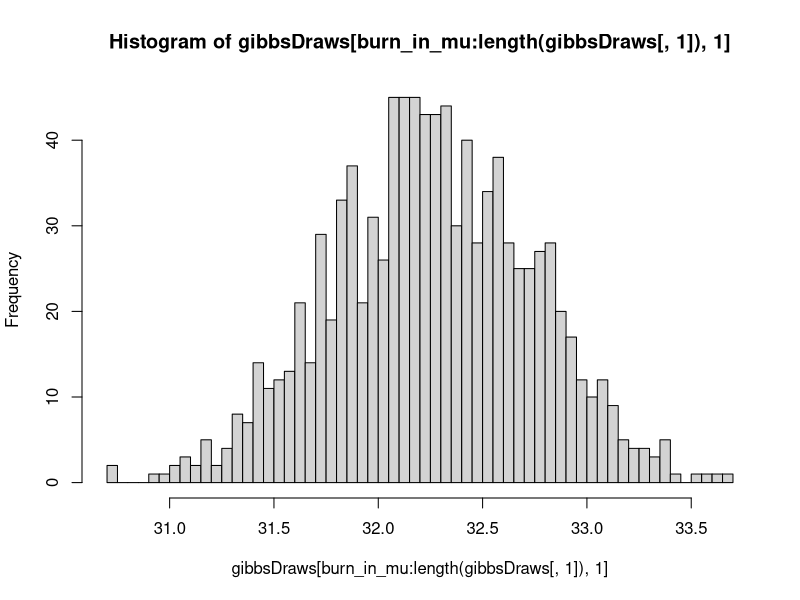
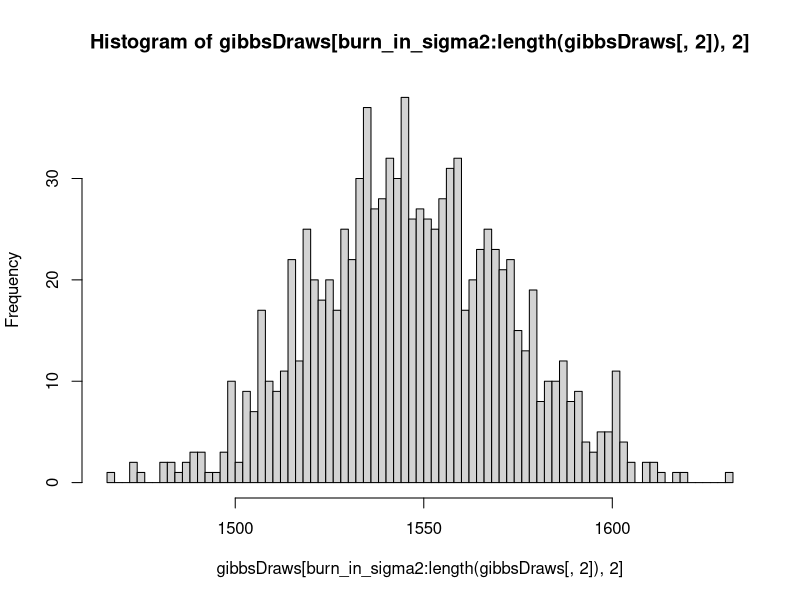
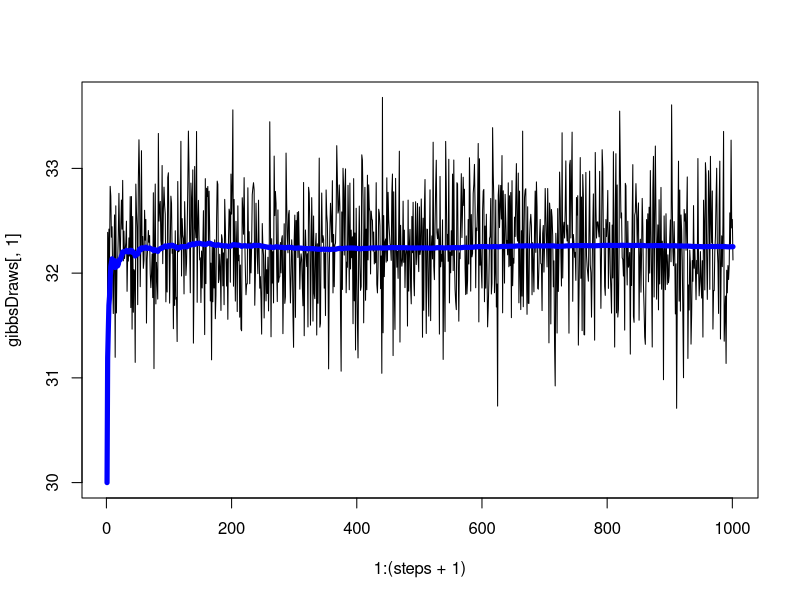
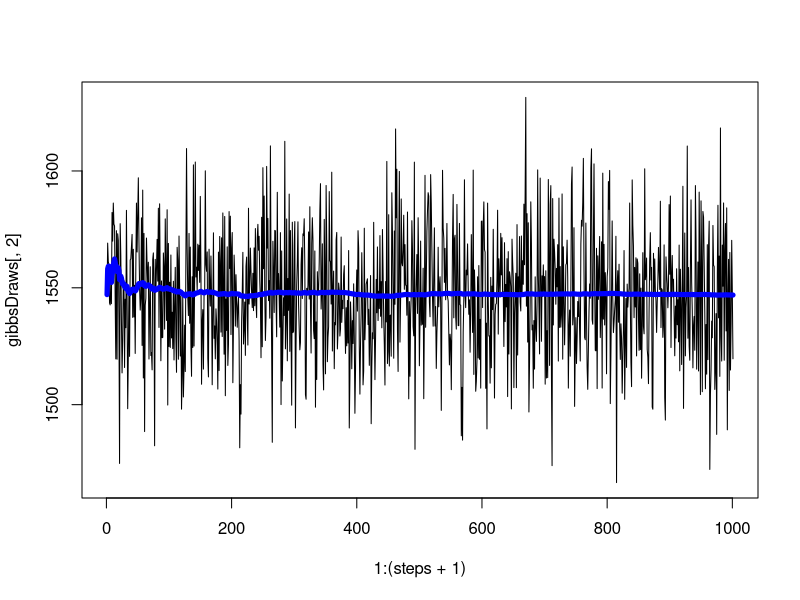
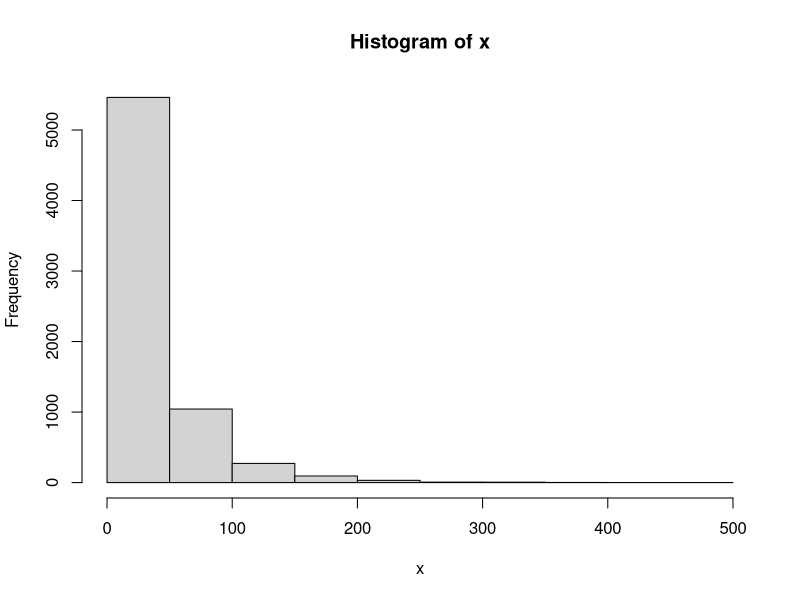
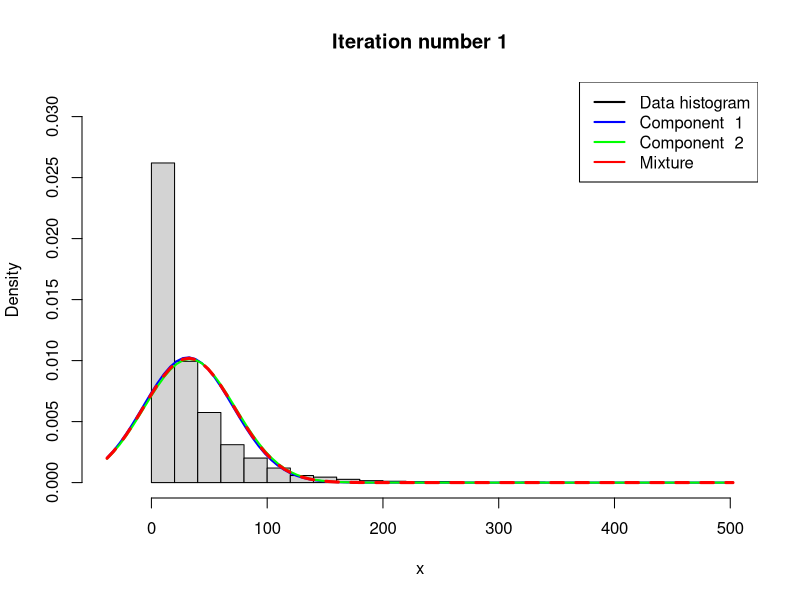
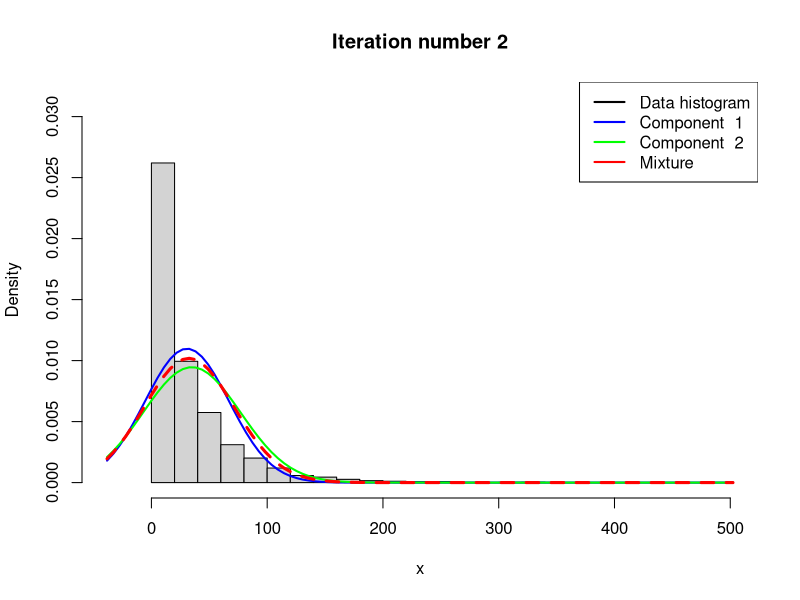
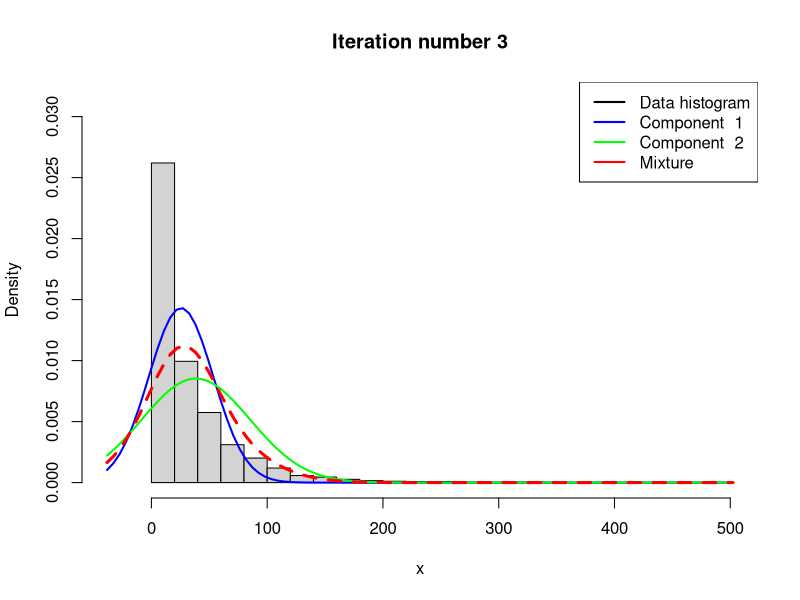

Source code (R) for these figures, in order:
#################### QUESTION 1 ####################

RNGversion('3.5.1')

library(mvtnorm)

#### a
data = read.table('rainfall.dat', col.names = 'rainfall')

#### (i)

n = length(data$rainfall)
avg = mean(data$rainfall)

#prior setup
mu_0 = 30 #mu prior from prior knowledge, or looking at the data if there is no knowledge
tau2_0 = 100 #std(mu_0) high, because we have no prior knowledge
sigma2_0 = var(data$rainfall) # should use var(data$rainfall for best guess)
nu_0 = 4 #df, small, because we have no prior knowledge

# scaled-inverse chi-square simulator (from lab1 and from NormalMixtureGibbs.R)
rScaledInvChi2 <- function(n, df, scale){
  return((df*scale)/rchisq(n,df=df))
}


# Gibbs sampling
steps = 1000
gibbsDraws <- matrix(0,steps+1,2) #1st column: mu, 2nd column: sigma2
gibbsDraws[1,1] = mu_0
gibbsDraws[1,2] = sigma2_0

for (i in 1:steps) {
  #simulate mu from conditional posterior (normal)
  w = (n/gibbsDraws[i,2])/(n/gibbsDraws[i,2] + 1/tau2_0)
  mu_n = w * avg + (1-w) * mu_0
  tau2_n = 1 / (n/gibbsDraws[i,2] + 1/tau2_0)
  
  #update mu
  gibbsDraws[i+1,1] = rnorm(1, mu_n, sqrt(tau2_n))
  
  #simulate sigma2 from conditional posterior (inv-chisq)
  nu_n = nu_0 + n
  scale = (nu_0 * sigma2_0 + sum((data$rainfall - gibbsDraws[i+1,1])^2)) / (n + nu_0)
  
  #update sigma2
  gibbsDraws[i+1,2] = rScaledInvChi2(1, nu_n, scale)
}

#### (ii)

burn_in_mu = 10
burn_in_sigma2 = 10
hist(gibbsDraws[burn_in_mu:length(gibbsDraws[,1]),1], breaks = 100)
hist(gibbsDraws[burn_in_sigma2:length(gibbsDraws[,2]),2], breaks = 100)

#Plot Markov chains and cumulative mean plots
cum_mean = numeric(steps + 1)
cum_var = numeric(steps + 1)
for (i in 1:(steps+1)) {
  cum_mean[i] = mean(gibbsDraws[1:i,1])
  cum_var[i] = mean(gibbsDraws[1:i,2])
}
plot(1:(steps+1), gibbsDraws[,1], type = 'l')
lines(1:(steps+1), cum_mean, col = 'blue', lwd = 5)
plot(1:(steps+1), gibbsDraws[,2], type = 'l')
lines(1:(steps+1), cum_var, col = 'blue', lwd = 5)

# result: mean of all posterior draws
mu_gibbs = mean(gibbsDraws[burn_in_mu:length(gibbsDraws[,1]),1])
sigma2_gibbs = mean(gibbsDraws[burn_in_sigma2:length(gibbsDraws[,2]),2])

#### b

#mixture model (normals)
# Code from NormalMixtureGibbs.R (by Mattias Villani)

# Estimating a simple mixture of normals
# Author: Mattias Villani, IDA, Linkoping University. http://mattiasvillani.com

##########    BEGIN USER INPUT #################
# Data options
x <- as.matrix(data$rainfall)

# Model options
nComp <- 2    # Number of mixture components

# Prior options
alpha <- 10*rep(1,nComp) # Dirichlet(alpha)
muPrior <- rep(30,nComp) # Prior mean of mu
tau2Prior <- rep(100,nComp) # Prior std of mu: high, because we have no prior knowledge
sigma2_0 <- rep(var(x),nComp) # s20 (best guess of sigma2)
nu0 <- rep(4,nComp) # degrees of freedom for prior on sigma2: small, because we have no prior knowledge

# MCMC options
nIter <- 100 # Number of Gibbs sampling draws

# Plotting options
plotFit <- TRUE
lineColors <- c("blue", "green", "magenta", 'yellow')
sleepTime <- 0.1 # Adding sleep time between iterations for plotting
################   END USER INPUT ###############

###### Defining a function that simulates from the 
rScaledInvChi2 <- function(n, df, scale){
  return((df*scale)/rchisq(n,df=df))
}

####### Defining a function that simulates from a Dirichlet distribution
rDirichlet <- function(param){
  nCat <- length(param)
  piDraws <- matrix(NA,nCat,1)
  for (j in 1:nCat){
    piDraws[j] <- rgamma(1,param[j],1)
  }
  piDraws = piDraws/sum(piDraws) # Diving every column of piDraws by the sum of the elements in that column.
  return(piDraws)
}

# Simple function that converts between two different representations of the mixture allocation
S2alloc <- function(S){
  n <- dim(S)[1]
  alloc <- rep(0,n)
  for (i in 1:n){
    alloc[i] <- which(S[i,] == 1)
  }
  return(alloc)
}
# Seed
set.seed(1234567890)

# Initial value for the MCMC
nObs <- length(x)
S <- t(rmultinom(nObs, size = 1 , prob = rep(1/nComp,nComp))) # nObs-by-nComp matrix with component allocations.
mu <- quantile(x, probs = seq(0,1,length = nComp))
sigma2 <- rep(var(x),nComp)
probObsInComp <- rep(NA, nComp)

# Setting up the plot
xGrid <- seq(min(x)-1*apply(x,2,sd),max(x)+1*apply(x,2,sd),length = 100)
xGridMin <- min(xGrid)
xGridMax <- max(xGrid)
mixDensMean <- rep(0,length(xGrid))
effIterCount <- 0
ylim <- c(0,2*max(hist(x)$density))


for (k in 1:nIter){
  message(paste('Iteration number:',k))
  alloc <- S2alloc(S) # Just a function that converts between different representations of the group allocations
  nAlloc <- colSums(S)
  print(nAlloc)
  # Update components probabilities
  pi <- rDirichlet(alpha + nAlloc)
  
  # Update mu's
  for (j in 1:nComp){
    precPrior <- 1/tau2Prior[j]
    precData <- nAlloc[j]/sigma2[j]
    precPost <- precPrior + precData
    wPrior <- precPrior/precPost
    muPost <- wPrior*muPrior + (1-wPrior)*mean(x[alloc == j])
    tau2Post <- 1/precPost
    mu[j] <- rnorm(1, mean = muPost, sd = sqrt(tau2Post))
  }
  
  # Update sigma2's
  for (j in 1:nComp){
    sigma2[j] <- rScaledInvChi2(1, df = nu0[j] + nAlloc[j], scale = (nu0[j]*sigma2_0[j] + sum((x[alloc == j] - mu[j])^2))/(nu0[j] + nAlloc[j]))
  }
  
  # Update allocation
  for (i in 1:nObs){
    for (j in 1:nComp){
      probObsInComp[j] <- pi[j]*dnorm(x[i], mean = mu[j], sd = sqrt(sigma2[j]))
    }
    S[i,] <- t(rmultinom(1, size = 1 , prob = probObsInComp/sum(probObsInComp)))
  }
  
  # Printing the fitted density against data histogram
  if (plotFit && (k%%1 ==0)){
    effIterCount <- effIterCount + 1
    hist(x, breaks = 20, freq = FALSE, xlim = c(xGridMin,xGridMax), main = paste("Iteration number",k), ylim = ylim)
    mixDens <- rep(0,length(xGrid))
    components <- c()
    for (j in 1:nComp){
      compDens <- dnorm(xGrid,mu[j],sd = sqrt(sigma2[j]))
      mixDens <- mixDens + pi[j]*compDens
      lines(xGrid, compDens, type = "l", lwd = 2, col = lineColors[j])
      components[j] <- paste("Component ",j)
    }
    mixDensMean <- ((effIterCount-1)*mixDensMean + mixDens)/effIterCount
    
    lines(xGrid, mixDens, type = "l", lty = 2, lwd = 3, col = 'red')
    legend("topright", box.lty = 1, legend = c("Data histogram",components, 'Mixture'), 
           col = c("black",lineColors[1:nComp], 'red'), lwd = 2)
    Sys.sleep(sleepTime)
  }
  
}

hist(x, breaks = 20, freq = FALSE, xlim = c(xGridMin,xGridMax), main = "Final fitted density")
lines(xGrid, mixDensMean, type = "l", lwd = 2, lty = 4, col = "red")
lines(xGrid, dnorm(xGrid, mean = mean(x), sd = apply(x,2,sd)), type = "l", lwd = 2, col = "blue")
legend("topright", box.lty = 1, legend = c("Data histogram","Mixture density","Normal density"), col=c("black","red","blue"), lwd = 2)

#########################    End of code from Mattias Villani    ##############################################




#### c

#histogram of data
hist(data$rainfall, freq = F, breaks = 30)

#normal density from a)
norm_gibbs = rnorm(1000, mean = mu_gibbs, sd = sqrt(sigma2_gibbs))
lines(density(norm_gibbs), col = 'blue', lwd = 2)

#mixture of normals from b)
lines(xGrid, mixDensMean, type = "l", lwd = 2, col = "red")




#################### QUESTION 2 ####################

data2 = read.table('eBayNumberOfBidderData.dat', header = T)


#a
model = glm(nBids ~ . - Const, data = data2, family = 'poisson')
model$coefficients

#b
# The following code was written using Mattias Villani's implementation as a template:
# https://github.com/mattiasvillani/BayesLearnCourse/raw/master/Code/MainOptimizeSpam.zip


y = as.vector(data2[,1])
x = as.matrix(data2[,2:10])
nfeatures = dim(x)[2]

# prior
mu = as.vector(rep(0,nfeatures))
sigma = 100*solve(t(x)%*%x)

LogPrior = function(theta, mu, sigma){
  return(dmvnorm(theta, as.matrix(mu), sigma, log = T))
}

# log likelihood
LogLikelihood = function(theta, y, x){
  sum(y * x%*%theta - exp(x%*%theta) - log(factorial(y))) #log-likelihood of poisson regression
}

# log posterior
LogPosterior = function(theta, y, x, mu, sigma){
  LogPrior(theta, mu, sigma) + LogLikelihood(theta, y, x) 
  # we can sum them instead of multiplying, because of the log
}

# initialize Beta vector randomly
# Seed
set.seed(1234567890)
Beta_init = as.vector(rnorm(dim(x)[2]))

# optimizing the log posterior by changing the Betas (maximize)
res = optim(Beta_init, LogPosterior, gr = NULL, y, x, mu, sigma, 
            method="BFGS", control=list(fnscale=-1), hessian=T)

Beta_hat = res$par # posterior mode
Hessian = res$hessian
post_sigma = solve(-Hessian) # posterior cov matrix
stdev = sqrt(diag(post_sigma))

### end of code from Mattias Villani's template


#c

RWMSampler = function(logPostFunc, c, iter, initial, proposal_sigma, ...){
  X = matrix(0,nrow = iter+1, ncol = length(initial))
  X[1,] = initial
  
  #acceptance probability stats
  alphas = numeric(iter)
  
  for (t in 1:iter) {
    print(t)
    Y = as.numeric(rmvnorm(1, mean = X[t,], sigma = c * proposal_sigma)) # Proposal needs to be a numeric vector
    U = runif(1, min = 0, max = 1) # Generate uniform
    
    alpha = min(1,
                (exp(logPostFunc(Y, ...) - logPostFunc(X[t,], ...))))
    
    if (U < alpha) {
      X[t+1,] = Y
    } else {
      X[t+1,] = X[t,]
    }
    alphas[t] = alpha # save acceptance probability
    t = t+1
  }
  return(list('mcmc' = X, 'alphas' = alphas))
}


# Seed
set.seed(1234567890)
nIter = 10000
mc = RWMSampler(LogPosterior, c = 0.65, iter = nIter, initial = Beta_init, proposal_sigma = post_sigma, y, x, mu, sigma)

for (p in 1:9) {
  plot(mc$mcmc[,p], type = 'l', main = p)
}

burn_in_theta = 1000

for (p in 1:9) {
  hist(mc$mcmc[burn_in_theta:nIter,p], main = p, breaks = 30)
}

mean(mc$alphas) #0.27

Beta_mcmc = mc$mcmc[burn_in_theta:nIter,]


#d

Const = 1
PowerSeller = 1
VerifyID = 1
Sealed = 1
MinBlem = 0
MajBlem = 0
LargNeg = 0
LogBook = 1
MinBidShare = 0.5
x_pred = c(Const, PowerSeller, VerifyID, Sealed, MinBlem, MajBlem, LargNeg, LogBook, MinBidShare)

predictive_dist = numeric(dim(Beta_mcmc)[1])
# Seed
set.seed(1234567890)
for (i in 1:dim(Beta_mcmc)[1]) {
  predictive_dist[i] = rpois(1, exp(t(as.matrix(x_pred)) %*% as.matrix(Beta_mcmc[i,])))
}
hist(predictive_dist, freq = T)
sum(predictive_dist==0)/length(predictive_dist) #0.3548495

#normalized predictive distribution
values = unique(predictive_dist)
values = cbind(values,numeric(length(values)))
for (v in values[,1]) {
  count = sum(predictive_dist==v)
  values[values[,1]==v] = c(v, count)
}

values = data.frame(values)
colnames(values) = c('value', 'count')
values$ratio = values$count/sum(values$count)
values = values[order(values$value),]

barplot(values$ratio)
